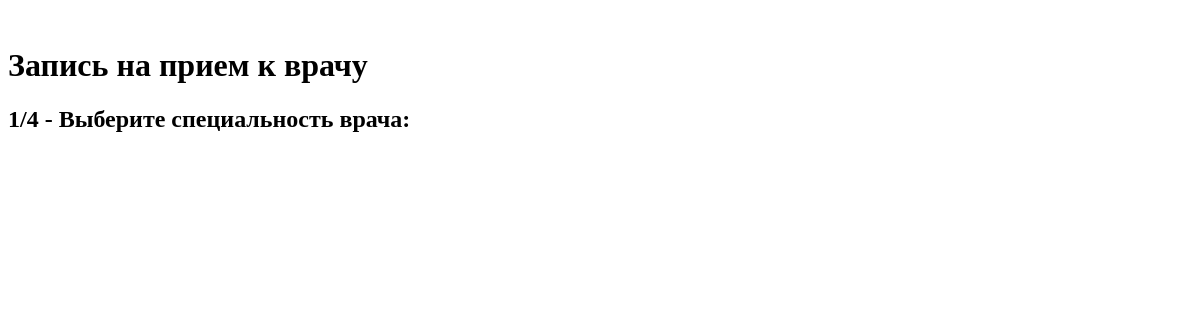
Before: / with the older database file.
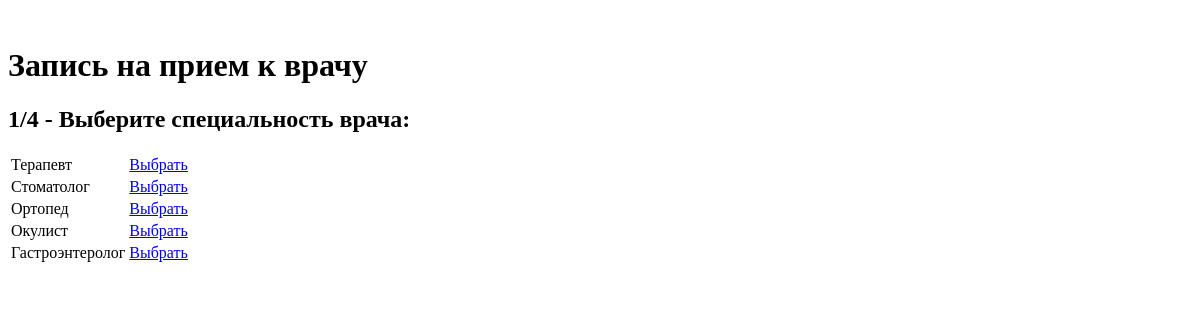
After: the same page with the newer database file.
### firstapp/models.py (models this page shows)
class SpecDoctor(models.Model):
    name = models.CharField(max_length=50)

### firstapp/views.py (the view)
# urls.py: path('', views.recordStep1),
def recordStep1(request):
    specDoctors = SpecDoctor.objects.all()
    data = {"step":1, "specDoctors": specDoctors}
    return render(request, "recordPatient.html", context=data)

### templates/recordPatient.html (shortened to what this page needs)
﻿<!DOCTYPE html>
<html lang="en" xmlns="http://www.w3.org/1999/xhtml">
<head>
</head>
<body class="container">
    <h1>Запись на прием к врачу</h1>
    {% if step == 1 %}
    <h2>1/4 - Выберите специальность врача:</h2>
    <table>
        {% for specDoctor in specDoctors %}
        <tr>
            <td>{{ specDoctor.name }}</td>
            <td><a href="recordStep/{{specDoctor.id}}">Выбрать</a></td>
        </tr>
        {% endfor %}
    </table>
    {% endif %}
</body>
    </html>

Changed rows visible on the page:
added SpecDoctor: name "Терапевт"
added SpecDoctor: name "Стоматолог"
added SpecDoctor: name "Ортопед"
added SpecDoctor: name "Окулист"
added SpecDoctor: name "Гастроэнтеролог"
